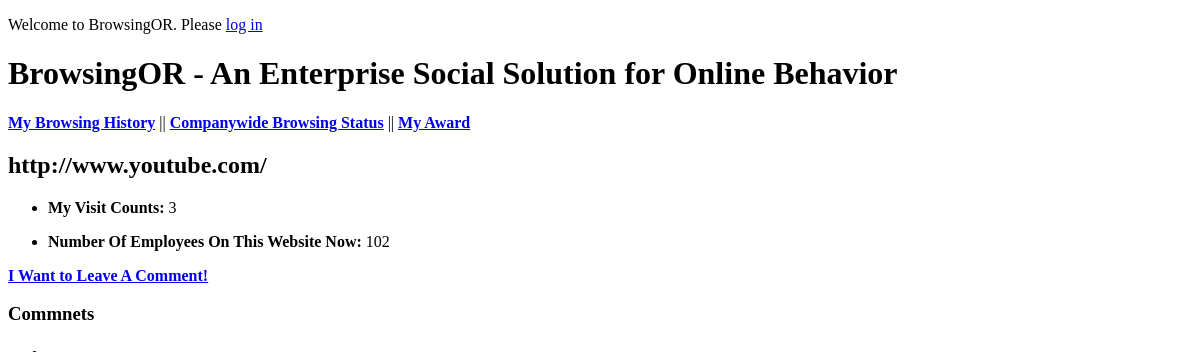
The page /questions/3/ on the database as committed earlier.
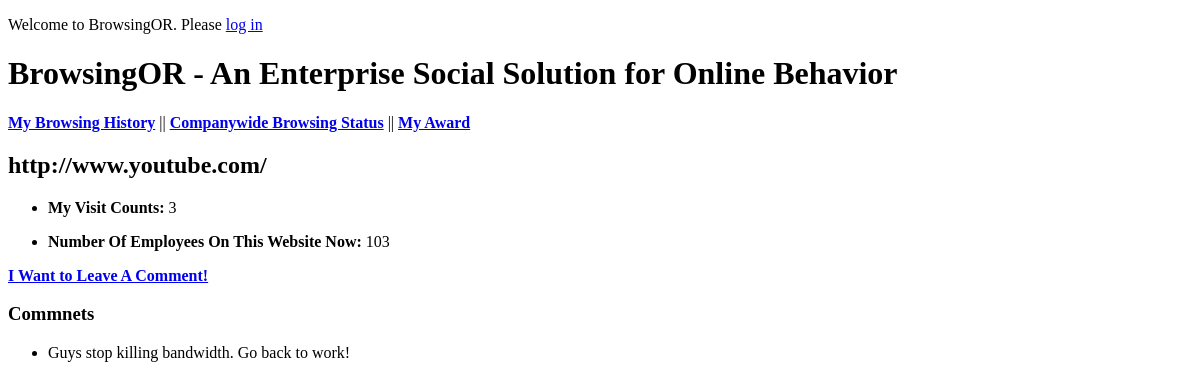
The same page on the database as committed later.
### questionsandanswers/models.py (models this page shows, shortened)
class Question(models.Model):
    subject = models.CharField(verbose_name='Website',max_length=200)
    description = models.TextField(verbose_name='Comments')
    publication_date = models.DateTimeField()
    visit = models.IntegerField(verbose_name='My Visits',default=0)
    cmpnyvisit = models.IntegerField(verbose_name='Currently Browsed By',default=100)
    def published_today(self):
        return self.publication_date.date() == timezone.now().date()
    published_today.boolean = True
    published_today.short_description = 'Asked today?'
    publication_date = models.DateTimeField(auto_now_add=True)

### questionsandanswers/views.py (the view)
# urls.py: url(r'^questions/(?P<question_id>\d+)/$', 'questionsandanswers.views.question_detail',name='question_detail'),
def question_detail(request, question_id):
    question = get_object_or_404(Question, pk=question_id)
    return render_to_response('question_detail.html',{'question': question})

### jumpingintodjango/templates/question_detail.html (shortened to what this page needs)
{% extends "base.html" %}
{% block content %}
	<h2>{{question.subject}}</h2>
     <ul>
	    <li><p><b>My Visit Counts:</b> {{question.visit}}</p></li>
		<li><p><b>Number Of Employees On This Website Now: </b>{{question.cmpnyvisit}}</p></li>
    </ul>
	<p><a href="{% url "question_edit" question.id %}"><b>I Want to Leave A Comment!</b></a></p>
	<h3>Commnets</h3>
	<ul>
			<li>{{question.description|safe}}</li>
	</ul>
{% endblock %}

### jumpingintodjango/templates/base.html (shortened to what this page needs)
<!DOCTYPE html>
<html lang="en">
<head>
</head>
<body>
	<div id="header">
		{% if user.is_authenticated %}
			<p>Welcome, <b>{{ user.username }}</b> | <a href="{% url "logout" %}">Logout</a></p>
		{% else %}
	        <p>Welcome to BrowsingOR. Please <a href="{% url "login" %}">log in</a></p>
	    {% endif %}
	        <h1>BrowsingOR - An Enterprise Social Solution for Online Behavior</h1>
	</div>
	<div id ="navigation">
	    <p><a href="{% url "homepage" %}"><b>My Browsing History</b></a> || <a href="{% url "questions" %}"><b>Companywide Browsing Status</b></a> || <a href="{% url "award" %}"><b>My Award</b></a></p>
	</div>
    <div id="content">
        {% block content %}{% endblock %}
    </div>
</body>
</html>

Rows that differ between the two databases and show on the page:
changed Question "http://www.youtube.com/": cmpnyvisit "102" → "103"; description (not shown) → "Guys stop killing bandwidth. Go back to work!"
